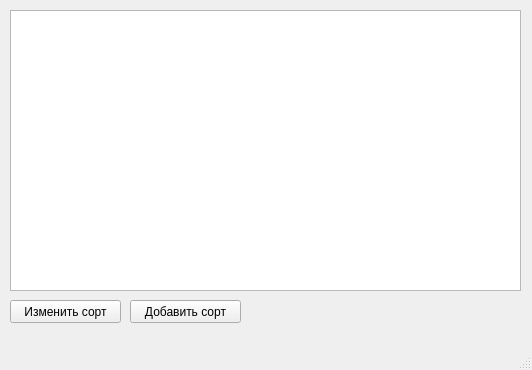
<?xml version="1.0" encoding="UTF-8"?>
<ui version="4.0">
 <class>MainWindow</class>
 <widget class="QMainWindow" name="MainWindow">
  <property name="geometry">
   <rect>
    <x>0</x>
    <y>0</y>
    <width>532</width>
    <height>370</height>
   </rect>
  </property>
  <property name="windowTitle">
   <string>MainWindow</string>
  </property>
  <widget class="QWidget" name="centralwidget">
   <widget class="QTableWidget" name="tableWidget">
    <property name="geometry">
     <rect>
      <x>10</x>
      <y>10</y>
      <width>511</width>
      <height>281</height>
     </rect>
    </property>
   </widget>
   <widget class="QPushButton" name="changeButton">
    <property name="geometry">
     <rect>
      <x>10</x>
      <y>300</y>
      <width>111</width>
      <height>23</height>
     </rect>
    </property>
    <property name="text">
     <string>Изменить сорт</string>
    </property>
   </widget>
   <widget class="QPushButton" name="addButton">
    <property name="geometry">
     <rect>
      <x>130</x>
      <y>300</y>
      <width>111</width>
      <height>23</height>
     </rect>
    </property>
    <property name="text">
     <string>Добавить сорт</string>
    </property>
   </widget>
  </widget>
  <widget class="QMenuBar" name="menubar">
   <property name="geometry">
    <rect>
     <x>0</x>
     <y>0</y>
     <width>532</width>
     <height>21</height>
    </rect>
   </property>
  </widget>
  <widget class="QStatusBar" name="statusbar"/>
 </widget>
 <resources/>
 <connections/>
</ui>
